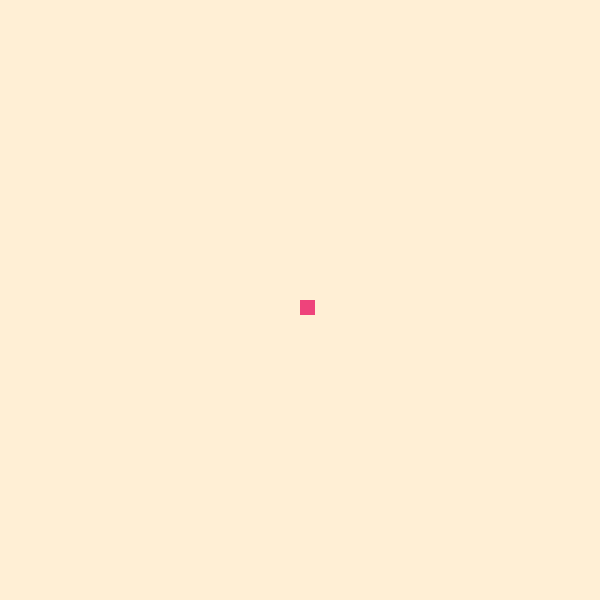
Frame 1 (no input)
Frame 60 (no input): identical to frame 1, image omitted
Frame 120 (the mouse pressed at the canvas centre since frame 60): identical to frame 1, image omitted

The p5.js sketch that drew this single still picture (run headless with seeded random() and noise() and a simulated clock; from frame 60 on, the mouse is pressed at the canvas centre):

// p5.js sketch
// ── sketch.js
let snake;
let direction;
let tailArray = [];
let foodArray = [];
let notDead = true;

function setup() {
  createCanvas(600,600);
  snake = new Snake();
  document.onkeypress = function (e) {
    snake.move(e);
  }
  makeFood();
}


function draw() {
  if (notDead) {
    background('#ffefd5');
    snake.update();
    snake.show();
    for (var i = 0; i < foodArray.length; i++) {
      foodArray[i].show()
      //if snake hits food, add a new tail
      if (Math.abs(foodArray[i].x - snake.x) < 11  && Math.abs(foodArray[i].y - snake.y) < 11) {
        foodArray.pop(foodArray[i]);
        tailArray.push(new Tail(snake.previousX, snake.previousY));
        console.log('yum');
        console.log(tailArray);
      }
    }

    for (var i = 0; i < tailArray.length; i++) {
      if (i === 0) {
        tailArray[i].update(snake.previousX , snake.previousY);
        console.log(tailArray[i]);
      } else {
        tailArray[i].update(tailArray[i - 1].previousX, tailArray[i - 1].previousY);
        console.log(tailArray[i]);

      }
      if (Math.abs(tailArray[i].x - snake.x) < 2  && Math.abs(tailArray[i].y - snake.y) < 2) {
        console.log('boink');
      }
      tailArray[i].show();
    }

  }
}
function Tail(x, y) {
  this.x = x;
  this.y = y;
  this.previousX = x;
  this.previousY = y;

  Tail.prototype.show = function() {
    console.log('wprs');
    fill( '#ee437b');
    noStroke();
    rect(this.x, this.y, 15, 15);
  }

  Tail.prototype.update = function(newX, newY) {
    this.previousX = this.x;
    this.previousY = this.y;
    this.x =  newX;
    this.y =  newY;
  }
}
function Food(x, y) {
  console.log(x);
  this.x = x;
  this.y = y;

  Food.prototype.show = function() {
    fill( '#7c1d42');
    noStroke();
    rect(this.x, this.y, 15, 15);
  }
  Food.prototype.newFood = function(arr) {

   arr.push(this); //adding current instance to array
   setTimeout(function() { //setting timeout to remove it later
       console.log("Time to die for " + this);
       arr.shift();
       console.log(arr);
     }, randomNumber(13000, 5000))
  }
}

//makes new food blocks each few seconds
function makeFood() {
  setInterval(function(){
    new Food(randomNumber(400, 1), randomNumber(400, 1) ).newFood(foodArray);
    console.log(foodArray);
  },randomNumber(1000, 2000));
}
//random number helper
function randomNumber(from, to) {
  return Math.floor(Math.random() * from) + to
}
function Snake() {
  this.x = 300;
  this.y = 300;
  this.previousX = 300;
  this.previousY = 300;
  this.xspeed = 0;
  this.yspeed = 0;

  Snake.prototype.update = function() {
    this.previousX = this.x;
    this.previousY = this.y;
    this.x =  this.x + this.xspeed;
    this.y =  this.y + this.yspeed;
  }

  Snake.prototype.show = function() {
    fill( '#ee437b');
    noStroke();
    rect(this.x, this.y, 15, 15);
  }

  Snake.prototype.move = function(direction) {
    switch (direction.key) {
      //left
      case 'a':
      this.xspeed =+ -3;
      this.yspeed =   0;
        break;
      //up
      case 'w':
      this.xspeed =   0;
      this.yspeed =+ -3;
        break;
      //right
      case 'd':
      this.xspeed =+  3;
      this.yspeed =   0;
        break;
      //down
      case 's':
      this.xspeed =  0;
      this.yspeed =+ 3;
        break;
      default:

    }
  }

}
